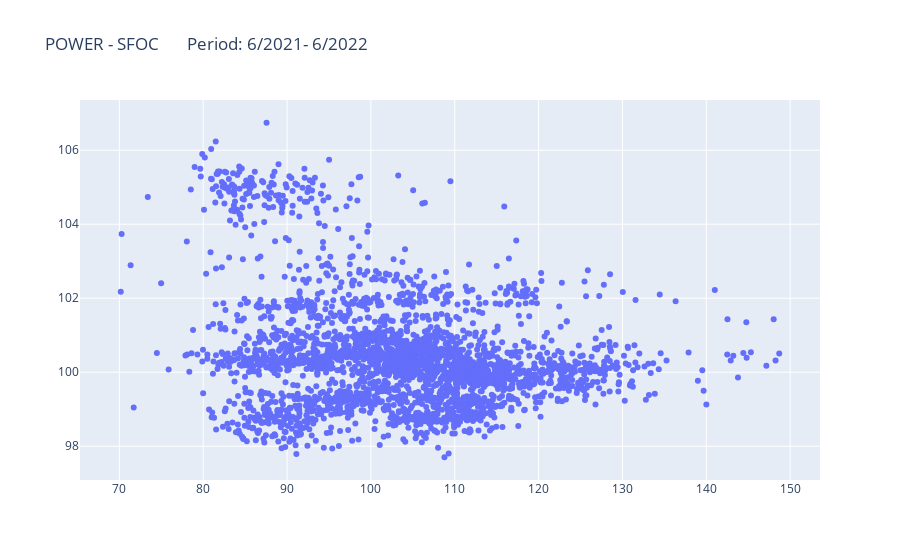

Notebook source saved alongside this figure:
### Code cell
# POWER - SFOC plot

df = merged_True

fig = go.Figure(go.Scatter(
    x = df['Corrected Power'],
    y = df['SFOC (%)'],
    mode="markers"
))

fig.update_layout(title="POWER - SFOC       Period: 6/2021- 6/2022")

fig.show()

### Figure 1 — Plotly figure (JSON) as saved in the notebook; plotly's stock layout.template omitted (floating-point values rounded to 4 significant figures; data arrays with more than 128 entries replaced by an {"elided": "..."} marker saying what was removed)
{"data": [{"mode": "markers", "type": "scatter", "x": {"elided": "2813 float values"}, "y": {"elided": "2813 float values"}}], "layout": {"title": {"text": "POWER - SFOC       Period: 6/2021- 6/2022"}}}
